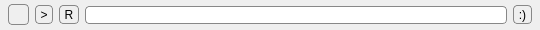
<?xml version="1.0" encoding="UTF-8"?>
<ui version="4.0">
 <class>Toolbar</class>
 <widget class="QWidget" name="Toolbar">
  <property name="geometry">
   <rect>
    <x>0</x>
    <y>0</y>
    <width>540</width>
    <height>30</height>
   </rect>
  </property>
  <property name="windowTitle">
   <string>Dialog</string>
  </property>
  <property name="autoFillBackground">
   <bool>true</bool>
  </property>
  <property name="styleSheet">
   <string notr="true">QToolButton {
color: black;
border: 1px solid #888;
border-radius: 4px;
background: qradialgradient(cx: 0.3, cy: -0.4,
fx: 0.3, fy: -0.4,
radius: 1.35, stop: 0 #fff, stop: 1 #aaa);
}
QToolButton:hover {
background: qradialgradient(cx: 0.3, cy: -0.4,
fx: 0.3, fy: -0.4,
radius: 1.35, stop: 0 #fff, stop: 1 #bbb);
}
QToolButton:pressed {
background: qradialgradient(cx: 0.4, cy: -0.1,
fx: 0.4, fy: -0.1,
radius: 1.35, stop: 0 #fff, stop: 1 #ddd);
}

QLineEdit {
color: black;
border: 1px solid #888;
border-radius: 4px;
}</string>
  </property>
  <layout class="QHBoxLayout" name="horizontalLayout">
   <property name="spacing">
    <number>6</number>
   </property>
   <property name="leftMargin">
    <number>8</number>
   </property>
   <property name="topMargin">
    <number>0</number>
   </property>
   <property name="rightMargin">
    <number>8</number>
   </property>
   <property name="bottomMargin">
    <number>0</number>
   </property>
   <item>
    <widget class="QToolButton" name="backButton">
     <property name="text">
      <string/>
     </property>
     <property name="icon">
      <iconset resource="resources.qrc">
       <normaloff>:/images/toolbar/back.png</normaloff>:/images/toolbar/back.png</iconset>
     </property>
    </widget>
   </item>
   <item>
    <widget class="QToolButton" name="fowardButton">
     <property name="autoFillBackground">
      <bool>false</bool>
     </property>
     <property name="text">
      <string>&gt;</string>
     </property>
     <property name="toolButtonStyle">
      <enum>Qt::ToolButtonIconOnly</enum>
     </property>
    </widget>
   </item>
   <item>
    <widget class="QToolButton" name="reloadButton">
     <property name="text">
      <string>R</string>
     </property>
    </widget>
   </item>
   <item>
    <widget class="QLineEdit" name="inputAddress"/>
   </item>
   <item>
    <widget class="QToolButton" name="favButton">
     <property name="text">
      <string>:)</string>
     </property>
    </widget>
   </item>
  </layout>
 </widget>
 <resources>
  <include location="resources.qrc"/>
 </resources>
 <connections/>
</ui>
